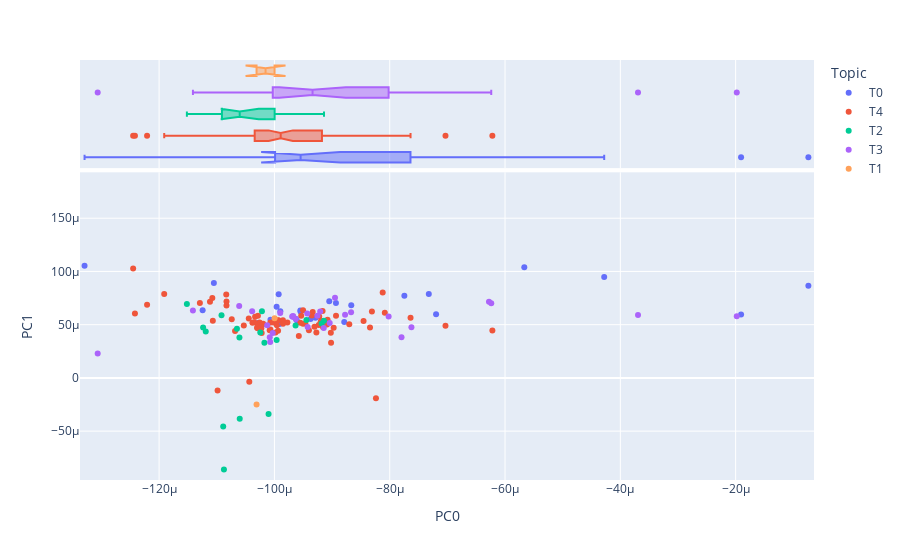

The code cell stored with this chart in its notebook:
### Code cell
display(vis_pcs(DCM_TOPIC_Rank.reset_index(), 0, 1, 'Topic'))

### Figure 1 — Plotly figure (JSON) as saved in the notebook; plotly's stock layout.template omitted (floating-point values rounded to 4 significant figures)
{"data": [{"hovertemplate": "<b>%{hovertext}</b><br><br>Topic=T0<br>PC0=%{x}<br>PC1=%{y}<extra></extra>", "hovertext": ["2 Chainz", "21 Savage", "A Boogie wit da Hoodie", "AsAP Ferg", "Denzel Curry", "E-40", "Future", "Juelz Santana", "Juicy J", "Lil Baby", "Lil Durk", "Lil Uzi Vert", "Lil Wayne", "Lil Yachty", "Mac Dre", "Meek Mill", "Migos", "Nicki Minaj", "Rich The Kid", "Too short", "Travis Scott", "Trina", "Tyga", "UGK", "Vince Staples", "Wiz Khalifa", "YG", "Young Thug", "cupcakKe"], "legendgroup": "T0", "marker": {"color": "#636efa", "symbol": "circle"}, "mode": "markers", "name": "T0", "orientation": "v", "showlegend": true, "type": "scatter", "x": [-9.55e-05, -0.0001329, -0.0001007, -8.667e-05, -1.906e-05, -8.789e-05, -8.933e-05, 0.003114, -0.0001124, -9.624e-05, -9.373e-05, -4.28e-05, -9.288e-05, -0.000124, -9.926e-05, -9.545e-05, -5.666e-05, -9.962e-05, -7.385e-06, -9.612e-05, -7.196e-05, -0.0001021, -7.322e-05, -0.0001028, -0.0001105, -9.897e-05, -9.048e-05, -7.746e-05, -9.911e-05], "xaxis": "x", "y": [6.343e-05, 0.0001055, 5.463e-05, 6.828e-05, 5.953e-05, 5.248e-05, 7.025e-05, 7.22e-05, 6.346e-05, 5.525e-05, 5.535e-05, 9.485e-05, 5.643e-05, 0.0003236, 7.862e-05, 6.211e-05, 0.000104, 6.675e-05, 8.666e-05, 5.405e-05, 5.992e-05, 4.972e-05, 7.874e-05, 5.147e-05, 8.908e-05, 6.269e-05, 7.192e-05, 7.719e-05, 5.054e-05], "yaxis": "y"}, {"alignmentgroup": "True", "hovertemplate": "<b>%{hovertext}</b><br><br>Topic=T0<br>PC0=%{x}<extra></extra>", "hovertext": ["2 Chainz", "21 Savage", "A Boogie wit da Hoodie", "AsAP Ferg", "Denzel Curry", "E-40", "Future", "Juelz Santana", "Juicy J", "Lil Baby", "Lil Durk", "Lil Uzi Vert", "Lil Wayne", "Lil Yachty", "Mac Dre", "Meek Mill", "Migos", "Nicki Minaj", "Rich The Kid", "Too short", "Travis Scott", "Trina", "Tyga", "UGK", "Vince Staples", "Wiz Khalifa", "YG", "Young Thug", "cupcakKe"], "legendgroup": "T0", "marker": {"color": "#636efa", "symbol": "circle"}, "name": "T0", "notched": true, "offsetgroup": "T0", "showlegend": false, "type": "box", "x": [-9.55e-05, -0.0001329, -0.0001007, -8.667e-05, -1.906e-05, -8.789e-05, -8.933e-05, 0.003114, -0.0001124, -9.624e-05, -9.373e-05, -4.28e-05, -9.288e-05, -0.000124, -9.926e-05, -9.545e-05, -5.666e-05, -9.962e-05, -7.385e-06, -9.612e-05, -7.196e-05, -0.0001021, -7.322e-05, -0.0001028, -0.0001105, -9.897e-05, -9.048e-05, -7.746e-05, -9.911e-05], "xaxis": "x2", "yaxis": "y2"}, {"hovertemplate": "<b>%{hovertext}</b><br><br>Topic=T4<br>PC0=%{x}<br>PC1=%{y}<extra></extra>", "hovertext": ["2Pac", "50 Cent", "Action Bronson", "Aesop Rock", "Atmosphere", "B.o.B", "BROCKHAMPTON", "Big K.R.I.T.", "Big L", "Big Sean", "Brother Ali", "Busdriver", "Childish Gambino", "Common", "CunninLynguists", "Cypress Hill", "Danny Brown", "Death Grips", "Diddy", "Dizzee Rascal", "Eminem", "Eve", "Geto Boys", "Ghostface Killah", "Goodie Mob", "Hopsin", "Ice Cube", "Ice-T", "Immortal Technique", "Insane Clown Posse", "JAY-Z", "Jay Rock", "Jean Grae", "Jedi Mind Tricks", "Jeezy", "Joe Budden", "K-Rino", "K.A.A.N.", "Kanye West", "Kendrick Lamar", "Kevin Gates", "Kid Ink", "LL Cool J", "Lecrae", "Lil’ Kim", "Logic", "MF DOOM", "Mac Miller", "Machine Gun Kelly", "Method Man", "Mobb Deep", "Murs", "NF", "Nas", "Nelly", "OutKast", "RZA", "Redman", "Rittz", "Royce da 5'9\"", "Russ", "SUICIDEBOYS", "Sage Francis", "Salt-N-Pepa", "Scarface", "Snoop Dogg", "Talib Kweli", "Tech N9ne", "The Game", "The Roots", "Three 6 Mafia", "Tyler, The Creator", "Watsky", "Wu-Tang Clan", "Xzibit", "YoungBoy Never Broke Again"], "legendgroup": "T4", "marker": {"color": "#EF553B", "symbol": "circle"}, "mode": "markers", "name": "T4", "orientation": "v", "showlegend": true, "type": "scatter", "x": [-0.0001038, -7.639e-05, -9.272e-05, -9.087e-05, -0.0001023, -0.0001083, -9.078e-05, -0.0001022, -9.021e-05, -9.187e-05, -9.576e-05, -0.0001221, -8.454e-05, -0.0001242, -0.0001068, -0.0001129, 8.985e-05, -0.0001033, -9.464e-05, -0.0001112, -9.937e-05, -0.0001026, -0.0001029, -7.033e-05, -0.0001007, -8.342e-05, -0.0001084, -0.0001015, -0.000103, -0.0001002, -9.535e-05, -9.929e-05, -9.401e-05, -0.0001044, -8.931e-05, -0.0001007, -9.957e-05, -9.937e-05, -9.351e-05, -9.335e-05, -9.775e-05, -8.702e-05, -0.0001044, -0.0001053, -9.231e-05, -9.502e-05, -0.0001191, -9.552e-05, -8.309e-05, -9.852e-05, -9.305e-05, -0.0001029, -9.188e-05, -8.239e-05, -9.017e-05, -0.0001074, -0.0001245, -6.22e-05, -9.852e-05, -9.156e-05, -8.085e-05, -8.122e-05, -0.0001029, -0.0001107, -8.972e-05, -0.0001099, -9.98e-05, -9.223e-05, -9.164e-05, -0.000102, -0.0001108, -9.504e-05, -0.0001008, -0.0001083, -0.0001035, -9.198e-05], "xaxis": "x", "y": [5.179e-05, 5.66e-05, 4.274e-05, 5.013e-05, 4.668e-05, 7.178e-05, 5.458e-05, 4.208e-05, 4.235e-05, 5.364e-05, 3.926e-05, 6.862e-05, 5.354e-05, 6.046e-05, 4.417e-05, 7.041e-05, 6.452e-05, 5.735e-05, 5.119e-05, 7.153e-05, 5.404e-05, 5.195e-05, 5.841e-05, 4.909e-05, 5.205e-05, 4.726e-05, 7.826e-05, -0.0001073, 4.703e-05, 5.201e-05, 5.835e-05, 5.424e-05, 4.472e-05, 5.581e-05, 5.839e-05, 4.539e-05, 4.938e-05, 4.434e-05, 5.852e-05, 6.193e-05, 5.208e-05, 5.031e-05, -3.65e-06, 4.93e-05, 4.975e-05, 6.357e-05, 7.889e-05, 5.177e-05, 6.249e-05, 5.412e-05, 4.817e-05, 5.047e-05, 5.107e-05, -1.918e-05, 3.295e-05, 5.504e-05, 0.0001029, 4.465e-05, 5.099e-05, 4.761e-05, 6.124e-05, 8.019e-05, 4.657e-05, 5.363e-05, 4.704e-05, -1.175e-05, 4.274e-05, 5.766e-05, 6.28e-05, 5.08e-05, 7.508e-05, 5.092e-05, 4.486e-05, 6.791e-05, 5.24e-05, 5.24e-05], "yaxis": "y"}, {"alignmentgroup": "True", "hovertemplate": "<b>%{hovertext}</b><br><br>Topic=T4<br>PC0=%{x}<extra></extra>", "hovertext": ["2Pac", "50 Cent", "Action Bronson", "Aesop Rock", "Atmosphere", "B.o.B", "BROCKHAMPTON", "Big K.R.I.T.", "Big L", "Big Sean", "Brother Ali", "Busdriver", "Childish Gambino", "Common", "CunninLynguists", "Cypress Hill", "Danny Brown", "Death Grips", "Diddy", "Dizzee Rascal", "Eminem", "Eve", "Geto Boys", "Ghostface Killah", "Goodie Mob", "Hopsin", "Ice Cube", "Ice-T", "Immortal Technique", "Insane Clown Posse", "JAY-Z", "Jay Rock", "Jean Grae", "Jedi Mind Tricks", "Jeezy", "Joe Budden", "K-Rino", "K.A.A.N.", "Kanye West", "Kendrick Lamar", "Kevin Gates", "Kid Ink", "LL Cool J", "Lecrae", "Lil’ Kim", "Logic", "MF DOOM", "Mac Miller", "Machine Gun Kelly", "Method Man", "Mobb Deep", "Murs", "NF", "Nas", "Nelly", "OutKast", "RZA", "Redman", "Rittz", "Royce da 5'9\"", "Russ", "SUICIDEBOYS", "Sage Francis", "Salt-N-Pepa", "Scarface", "Snoop Dogg", "Talib Kweli", "Tech N9ne", "The Game", "The Roots", "Three 6 Mafia", "Tyler, The Creator", "Watsky", "Wu-Tang Clan", "Xzibit", "YoungBoy Never Broke Again"], "legendgroup": "T4", "marker": {"color": "#EF553B", "symbol": "circle"}, "name": "T4", "notched": true, "offsetgroup": "T4", "showlegend": false, "type": "box", "x": [-0.0001038, -7.639e-05, -9.272e-05, -9.087e-05, -0.0001023, -0.0001083, -9.078e-05, -0.0001022, -9.021e-05, -9.187e-05, -9.576e-05, -0.0001221, -8.454e-05, -0.0001242, -0.0001068, -0.0001129, 8.985e-05, -0.0001033, -9.464e-05, -0.0001112, -9.937e-05, -0.0001026, -0.0001029, -7.033e-05, -0.0001007, -8.342e-05, -0.0001084, -0.0001015, -0.000103, -0.0001002, -9.535e-05, -9.929e-05, -9.401e-05, -0.0001044, -8.931e-05, -0.0001007, -9.957e-05, -9.937e-05, -9.351e-05, -9.335e-05, -9.775e-05, -8.702e-05, -0.0001044, -0.0001053, -9.231e-05, -9.502e-05, -0.0001191, -9.552e-05, -8.309e-05, -9.852e-05, -9.305e-05, -0.0001029, -9.188e-05, -8.239e-05, -9.017e-05, -0.0001074, -0.0001245, -6.22e-05, -9.852e-05, -9.156e-05, -8.085e-05, -8.122e-05, -0.0001029, -0.0001107, -8.972e-05, -0.0001099, -9.98e-05, -9.223e-05, -9.164e-05, -0.000102, -0.0001108, -9.504e-05, -0.0001008, -0.0001083, -0.0001035, -9.198e-05], "xaxis": "x2", "yaxis": "y2"}, {"hovertemplate": "<b>%{hovertext}</b><br><br>Topic=T2<br>PC0=%{x}<br>PC1=%{y}<extra></extra>", "hovertext": ["A Tribe Called Quest", "Beastie Boys", "Big Daddy Kane", "Biz Markie", "Blackalicious", "Brand Nubian", "Canibus", "Das EFX", "De La Soul", "Del The Funky Homosapien", "GZA", "Gang Starr", "KRS-One", "Killah Priest", "Kool Keith", "MC Lyte", "Public Enemy", "Run–D.M.C.", "Skyzoo"], "legendgroup": "T2", "marker": {"color": "#00cc96", "symbol": "circle"}, "mode": "markers", "name": "T2", "orientation": "v", "showlegend": true, "type": "scatter", "x": [-0.0001119, -0.0001088, -0.000106, -0.0001856, -0.0001065, -0.000101, -0.0001092, -0.0001022, -0.0001024, -9.445e-05, -9.14e-05, -9.633e-05, -0.0001089, -0.0001152, -9.182e-05, -0.0001061, -0.0001017, -0.0001124, -9.961e-05], "xaxis": "x", "y": [4.369e-05, -8.611e-05, -3.841e-05, -0.008152, 4.614e-05, -3.379e-05, 5.892e-05, 6.266e-05, 4.255e-05, 5.446e-05, 5.366e-05, 4.925e-05, -4.567e-05, 6.936e-05, 5.1e-05, 3.792e-05, 3.297e-05, 4.73e-05, 3.565e-05], "yaxis": "y"}, {"alignmentgroup": "True", "hovertemplate": "<b>%{hovertext}</b><br><br>Topic=T2<br>PC0=%{x}<extra></extra>", "hovertext": ["A Tribe Called Quest", "Beastie Boys", "Big Daddy Kane", "Biz Markie", "Blackalicious", "Brand Nubian", "Canibus", "Das EFX", "De La Soul", "Del The Funky Homosapien", "GZA", "Gang Starr", "KRS-One", "Killah Priest", "Kool Keith", "MC Lyte", "Public Enemy", "Run–D.M.C.", "Skyzoo"], "legendgroup": "T2", "marker": {"color": "#00cc96", "symbol": "circle"}, "name": "T2", "notched": true, "offsetgroup": "T2", "showlegend": false, "type": "box", "x": [-0.0001119, -0.0001088, -0.000106, -0.0001856, -0.0001065, -0.000101, -0.0001092, -0.0001022, -0.0001024, -9.445e-05, -9.14e-05, -9.633e-05, -0.0001089, -0.0001152, -9.182e-05, -0.0001061, -0.0001017, -0.0001124, -9.961e-05], "xaxis": "x2", "yaxis": "y2"}, {"hovertemplate": "<b>%{hovertext}</b><br><br>Topic=T3<br>PC0=%{x}<br>PC1=%{y}<extra></extra>", "hovertext": ["Ab-Soul", "AsAP Rocky", "Bone Thugs-N-Harmony", "Bun B", "Busta Rhymes", "Cam’ron", "DMX", "Drake", "Fat Joe", "Flatbush Zombies", "Foxy Brown", "G-Eazy", "Gucci Mane", "J. Cole", "Jadakiss", "Joey Badass", "Juvenile", "Kid Cudi", "Kodak Black", "Kool G Rap", "Ludacris", "Lupe Fiasco", "Master P", "Raekwon", "Rich Homie Quan", "Rick Ross", "ScHoolboy Q", "T.I.", "Trick Daddy", "Twista"], "legendgroup": "T3", "marker": {"color": "#ab63fa", "symbol": "circle"}, "mode": "markers", "name": "T3", "orientation": "v", "showlegend": true, "type": "scatter", "x": [-9.676e-05, -9.431e-05, -0.0001306, -0.0001039, -0.0001061, 0.01161, -8.019e-05, -9.254e-05, -1.98e-05, -3.693e-05, -7.795e-05, -6.239e-05, -8.949e-05, -8.67e-05, -0.0001003, -0.0001012, -0.0001008, -9.041e-05, -7.623e-05, -9.423e-05, -9.144e-05, -9.692e-05, -9.206e-05, -8.774e-05, -9.63e-05, -9.669e-05, -9.899e-05, -6.278e-05, -0.0001007, -0.0001141], "xaxis": "x", "y": [5.824e-05, 6.042e-05, 2.299e-05, 6.252e-05, 6.753e-05, -8.423e-05, 5.78e-05, 5.843e-05, 5.793e-05, 5.917e-05, 3.823e-05, 7.017e-05, 7.531e-05, 6.175e-05, 4.229e-05, 4.94e-05, 3.824e-05, 5.151e-05, 4.759e-05, 4.773e-05, 4.678e-05, 5.77e-05, 6.232e-05, 5.934e-05, 5.523e-05, 5.713e-05, 6.1e-05, 7.149e-05, 3.367e-05, 6.339e-05], "yaxis": "y"}, {"alignmentgroup": "True", "hovertemplate": "<b>%{hovertext}</b><br><br>Topic=T3<br>PC0=%{x}<extra></extra>", "hovertext": ["Ab-Soul", "AsAP Rocky", "Bone Thugs-N-Harmony", "Bun B", "Busta Rhymes", "Cam’ron", "DMX", "Drake", "Fat Joe", "Flatbush Zombies", "Foxy Brown", "G-Eazy", "Gucci Mane", "J. Cole", "Jadakiss", "Joey Badass", "Juvenile", "Kid Cudi", "Kodak Black", "Kool G Rap", "Ludacris", "Lupe Fiasco", "Master P", "Raekwon", "Rich Homie Quan", "Rick Ross", "ScHoolboy Q", "T.I.", "Trick Daddy", "Twista"], "legendgroup": "T3", "marker": {"color": "#ab63fa", "symbol": "circle"}, "name": "T3", "notched": true, "offsetgroup": "T3", "showlegend": false, "type": "box", "x": [-9.676e-05, -9.431e-05, -0.0001306, -0.0001039, -0.0001061, 0.01161, -8.019e-05, -9.254e-05, -1.98e-05, -3.693e-05, -7.795e-05, -6.239e-05, -8.949e-05, -8.67e-05, -0.0001003, -0.0001012, -0.0001008, -9.041e-05, -7.623e-05, -9.423e-05, -9.144e-05, -9.692e-05, -9.206e-05, -8.774e-05, -9.63e-05, -9.669e-05, -9.899e-05, -6.278e-05, -0.0001007, -0.0001141], "xaxis": "x2", "yaxis": "y2"}, {"hovertemplate": "<b>%{hovertext}</b><br><br>Topic=T1<br>PC0=%{x}<br>PC1=%{y}<extra></extra>", "hovertext": ["Kano", "Wale"], "legendgroup": "T1", "marker": {"color": "#FFA15A", "symbol": "circle"}, "mode": "markers", "name": "T1", "orientation": "v", "showlegend": true, "type": "scatter", "x": [-9.998e-05, -0.0001031], "xaxis": "x", "y": [5.596e-05, -2.495e-05], "yaxis": "y"}, {"alignmentgroup": "True", "hovertemplate": "<b>%{hovertext}</b><br><br>Topic=T1<br>PC0=%{x}<extra></extra>", "hovertext": ["Kano", "Wale"], "legendgroup": "T1", "marker": {"color": "#FFA15A", "symbol": "circle"}, "name": "T1", "notched": true, "offsetgroup": "T1", "showlegend": false, "type": "box", "x": [-9.998e-05, -0.0001031], "xaxis": "x2", "yaxis": "y2"}], "layout": {"autosize": true, "legend": {"title": {"text": "Topic"}, "tracegroupgap": 0}, "margin": {"t": 60}, "xaxis": {"anchor": "y", "autorange": false, "domain": [0, 1], "range": [-0.0001337, -6.411e-06], "title": {"text": "PC0"}, "type": "linear"}, "xaxis2": {"anchor": "y2", "autorange": false, "domain": [0, 1], "matches": "x", "range": [-0.0001337, -6.411e-06], "showgrid": true, "showticklabels": false, "type": "linear"}, "yaxis": {"anchor": "x", "autorange": false, "domain": [0, 0.7326], "range": [-9.59e-05, 0.0001931], "title": {"text": "PC1"}, "type": "linear"}, "yaxis2": {"anchor": "x2", "autorange": true, "domain": [0.7426, 1], "matches": "y2", "range": [-0.5, 4.5], "showgrid": false, "showline": false, "showticklabels": false, "ticks": "", "type": "category"}}}
